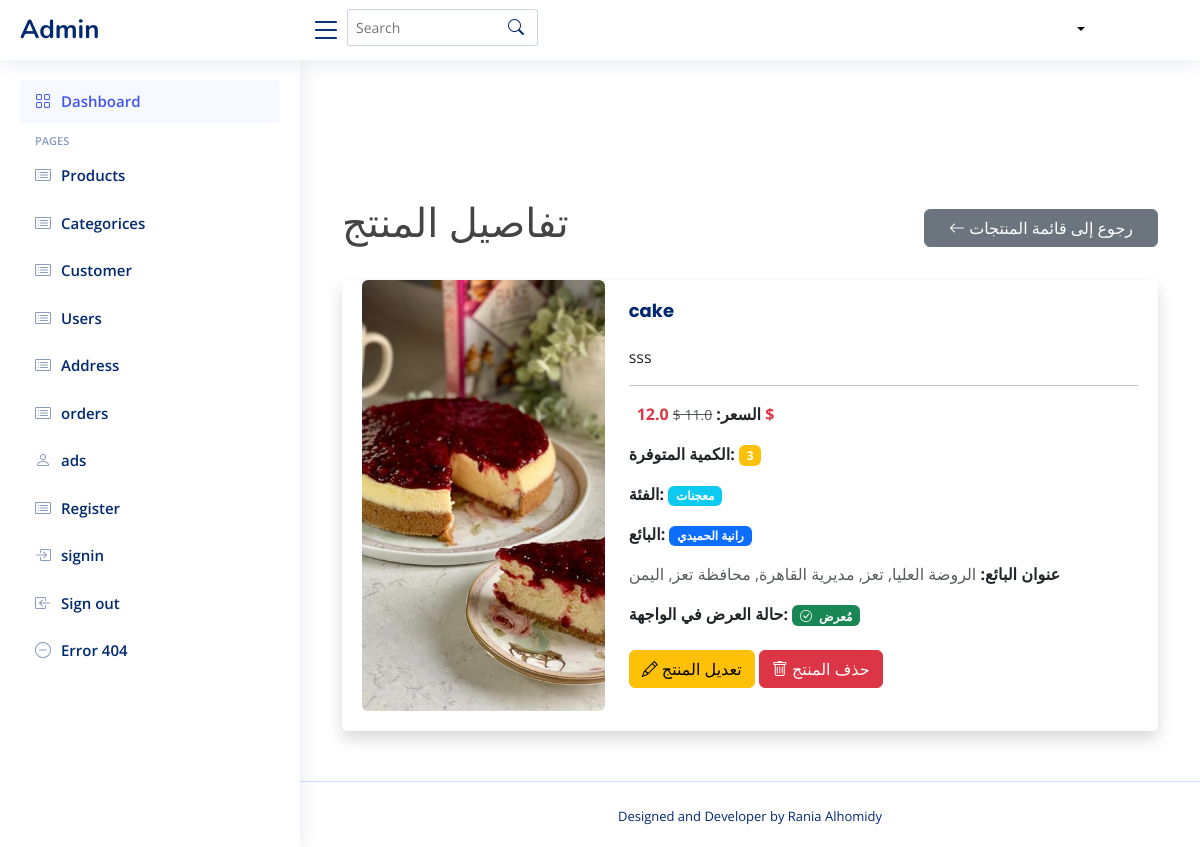
Screenshot of /admin/product_details_admin/4 with the database file from the repository.
### tables this page shows
CREATE TABLE product (
    id INTEGER PRIMARY KEY AUTOINCREMENT,
    name VARCHAR(255) NULL,
    image VARCHAR(500),
    description TEXT,
    category_id INTEGER NOT NULL,  -- القسم الفرعي
    seller_id INTEGER NOT NULL,  -- صاحب المنتج
    address_id INTEGER NULL,  -- عنوان صاحب المنتج
    price_id INTEGER,
    stock_id INTEGER,
    featured BOOLEAN DEFAULT 1,
    FOREIGN KEY (category_id) REFERENCES category(id),
    FOREIGN KEY (seller_id) REFERENCES sellers(id),
    FOREIGN KEY (address_id) REFERENCES seller_address(id),
    FOREIGN KEY (price_id) REFERENCES prices(id),
    FOREIGN KEY (stock_id) REFERENCES stock(id)
);

CREATE TABLE prices (
    id INTEGER PRIMARY KEY AUTOINCREMENT,
    product_id INTEGER,
    original_price REAL,
    profit_price REAL
);

CREATE TABLE category (
    id INTEGER PRIMARY KEY AUTOINCREMENT,
    name TEXT  NULL,
    parent_id INTEGER,
    image TEXT, is_active INTEGER DEFAULT 0,
    FOREIGN KEY (parent_id) REFERENCES categories (id) ON DELETE SET NULL
);

CREATE TABLE sellers (
        id INTEGER PRIMARY KEY AUTOINCREMENT,
        name TEXT NOT NULL,
        store_name TEXT NOT NULL,
        store_image TEXT,
        address TEXT NOT NULL,  -- تمت إضافته هنا
        commercial_record TEXT,
        id_image TEXT,
        documents TEXT,
        SAddress_id INTEGER NOT NULL,
        num_id INTEGER NOT NULL,
        created_at TIMESTAMP DEFAULT CURRENT_TIMESTAMP,
        FOREIGN KEY (SAddress_id) REFERENCES seller_address(id),
        FOREIGN KEY (num_id) REFERENCES numbers(id)
    );

CREATE TABLE seller_address(
    id INTEGER PRIMARY KEY AUTOINCREMENT,
    latitude REAL,
    longitude REAL,
    address TEXT );

### admin_routes.py (the view)
@admin_bp.route('/product_details_admin/<int:product_id>')
def product_details_admin(product_id):
    conn = get_db_connection()
    product = conn.execute('''
        SELECT
            p.id,
            p.name,
            p.image,
            p.description,
            pr.original_price,
            pr.profit_price,
            COALESCE(s.quantity, 0) AS quantity,
            c.name AS category,
            c.id AS category_id,
            sllr.name AS seller,
            sllr.id AS seller_id,
            sa.address AS address,
            p.featured
        FROM product p
        LEFT JOIN prices pr ON p.price_id = pr.id
        LEFT JOIN stock s ON p.stock_id = s.id
        LEFT JOIN category c ON p.category_id = c.id
        LEFT JOIN sellers sllr ON p.seller_id = sllr.id
        LEFT JOIN seller_address sa ON sllr.SAddress_id = sa.id
        WHERE p.id = ?
    ''', (product_id,)).fetchone()
    conn.close()
    if product is None:
        flash("المنتج غير موجود", "danger")
        return redirect(url_for('admin.show_product'))
    return render_template('admin/product_details_admin.html', product=product)

### admin_routes.py (called while the page is built)
def get_db_connection():
    conn = sqlite3.connect('database/Eshop.db')
    conn.row_factory = sqlite3.Row
    return conn

### app.py (called while the page is built, shortened)
def get_db_connection():
    conn = sqlite3.connect('database/Eshop.db') # أو sqlite3.connect(app.config['DATABASE'])
    conn.row_factory = sqlite3.Row
    return conn

@app.context_processor
def inject_categories():
    conn = get_db_connection()
    cursor = conn.cursor()
    try:
        cursor.execute("""
            SELECT id, name, parent_id, image
            FROM category
            WHERE parent_id IS NULL
            ORDER BY name
        """)
        main_categories = cursor.fetchall()
        cursor.execute("SELECT id, name, parent_id, image FROM category ORDER BY name")
        all_categories = cursor.fetchall()
        return {
            'main_categories': main_categories,
            'all_categories': all_categories
        }
    finally:
        conn.close()

@app.context_processor
def inject_sellers():
    conn = get_db_connection()
    sellers = conn.execute('SELECT id, store_name FROM sellers').fetchall()
    conn.close()
    return dict(sellers=sellers)

@app.context_processor
def inject_user_data_and_cart_count():
    user_id = request.cookies.get('user_auth') # كوكي يدل على أن المستخدم مسجل دخول
    current_user_name = None
    total_items_in_cart = 0
    return dict(
        user_name=current_user_name, # اسم المستخدم (أو None)
        logged_in=bool(user_id), # True إذا كان user_id موجوداً (أي مسجل دخول)
        total_items_count=total_items_in_cart # العدد الكلي للمنتجات في السلة
    )

### templates/admin/product_details_admin.html
{% include 'admin/header.html' %}
<main id="main" class="main">
    <div class="container mt-5">
        <div class="d-flex justify-content-between align-items-center mb-4">
            <h1 class="text-center">تفاصيل المنتج</h1>
            <a href="{{ url_for('admin.show_product') }}" class="btn btn-secondary ps-4 pe-4">
                <i class="bi bi-arrow-left"></i> رجوع إلى قائمة المنتجات
            </a>
        </div>
        <div class="card shadow">
            <div class="card-body">
                <div class="row">
                    <div class="col-md-4">
                        {% if product.image %}
                            {% set image_path_no_static = product.image.replace('static/', '', 1) %}
                            <img src="{{ url_for('static', filename=image_path_no_static) }}" alt="صورة {{ product.name }}" class="img-fluid rounded">
                        {% else %}
                            <img src="{{ url_for('static', filename='static/uploads/products/default_seller.jpg') }}" alt="لا توجد صورة" class="img-fluid rounded">
                        {% endif %}
                    </div>
                    <div class="col-md-8">
                        <h2 class="card-title fw-bold">{{ product.name }}</h2>
                        <p class="card-text">{{ product.description }}</p>
                        <hr>
                        <p class="card-text">
                            <strong>السعر:</strong>
                            <span class="text-decoration-line-through text-muted small">{{ product.original_price }} $</span>
                            <strong class="text-danger ms-2">{{ product.profit_price }} $</strong>
                        </p>
                        <p class="card-text">
                            <strong>الكمية المتوفرة:</strong>
                            {% if product.quantity > 10 %}
                                <span class="badge bg-success">{{ product.quantity }}</span>
                            {% elif product.quantity > 0 %}
                                <span class="badge bg-warning">{{ product.quantity }}</span>
                            {% else %}
                                <span class="badge bg-danger">غير متوفر</span>
                            {% endif %}
                        </p>
                        <p class="card-text">
                            <strong>الفئة:</strong>
                            <a href="{{ url_for('admin.edit_category', category_id=product.category_id) }}" title="تعديل الفئة">
                                <span class="badge bg-info">{{ product.category }}</span>
                            </a>
                        </p>
                        <p class="card-text">
                            <strong>البائع:</strong>
                            <a href="{{ url_for('admin.edit_seller', seller_id=product.seller_id) }}" title="تعديل البائع">
                                <span class="badge bg-primary">{{ product.seller }}</span>
                            </a>
                        </p>
                        <p class="card-text">
                            <strong>عنوان البائع:</strong>
                            <span class="text-muted">{{ product.address }}</span>
                        </p>
                        <p class="card-text">
                            <strong>حالة العرض في الواجهة:</strong>
                            {% if product.featured %}
                                <span class="badge bg-success"><i class="bi bi-check-circle me-1"></i> مُعرض</span>
                            {% else %}
                                <span class="badge bg-secondary"><i class="bi bi-x-circle me-1"></i> مخفي</span>
                            {% endif %}
                        </p>
                        <div class="mt-4">
                            <a href="{{ url_for('admin.edit_product', product_id=product.id) }}" class="btn btn-warning"><i class="bi bi-pencil"></i> تعديل المنتج</a>
                            <form action="{{ url_for('admin.delete_product', product_id=product.id) }}" method="POST" class="d-inline">
                                <button type="submit" class="btn btn-danger" onclick="return confirm('هل أنت متأكد من الحذف؟');"><i class="bi bi-trash"></i> حذف المنتج</button>
                            </form>
                        </div>
                    </div>
                </div>
            </div>
        </div>
    </div>
</main>
{% include 'admin/footer.html' %}

### static/css/index.css (style rules this page uses)
:root { scroll-behavior: smooth; }
body { font-family: "Open Sans", sans-serif; background: #ffffff; color: #444444; }
a { color: #000; text-decoration: none; }
h1, h2, h3, h4, h5, h6 { font-family: "Nunito", sans-serif; }
#main { margin-top: 60px; padding: 20px 30px; transition: all 0.3s; }
.card { margin-bottom: 30px; border: none; border-radius: 5px; box-shadow: 0px 0 30px rgba(1, 41, 112, 0.1); }
.card-title { padding: 20px 0 15px 0; font-size: 18px; font-weight: 500; color: #012970; font-family: "Poppins", sans-serif; }
.card-body { padding: 0 20px 20px 20px; }
@media (min-width: 1200px) { #main, #footer { margin-left: 300px; } }
a { color: #fff; }

### rows the page displays
product: name "cake", description "sss"
prices: original_price "11.0", profit_price "12.0"
category: category "معجنات"
sellers: seller "رانية الحميدي"
seller_address: address "الروضة العليا, تعز, مديرية القاهرة, محافظة تعز, اليمن"

### other values shown
{{ product.quantity }} "3"
